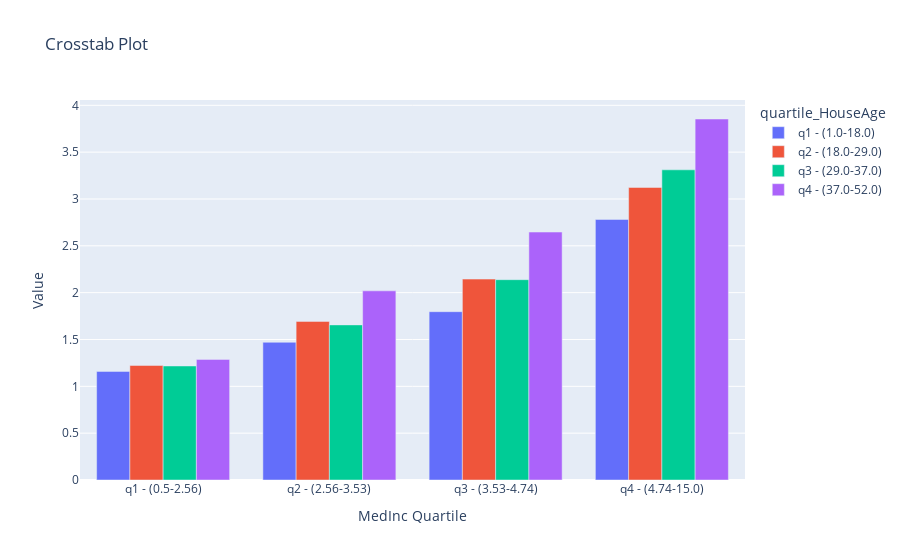

Notebook code cell kept with this figure:
### Code cell
# stack NO

df = ct_mean.reset_index()

# Convierte la tabla a un formato adecuado para Plotly Express
df_plotly = pd.melt(df, id_vars='quartile_MedInc', var_name='quartile_HouseAge', value_name='value')

# Crea un gráfico interactivo con Plotly Express sin apilar las barras
fig = px.bar(df_plotly, x='quartile_MedInc', y='value', color='quartile_HouseAge',
             labels={'quartile_MedInc': 'MedInc Quartile', 'value': 'Value'}, title='Crosstab Plot',
             barmode='group')  # Especifica que no quieres barras apiladas

# Muestra el gráfico
fig.show()

### Figure 1 — Plotly figure (JSON) as saved in the notebook; plotly's stock layout.template omitted (floating-point values rounded to 4 significant figures)
{"data": [{"alignmentgroup": "True", "hovertemplate": "quartile_HouseAge=q1 - (1.0-18.0)<br>MedInc Quartile=%{x}<br>Value=%{y}<extra></extra>", "legendgroup": "q1 - (1.0-18.0)", "marker": {"color": "#636efa", "pattern": {"shape": ""}}, "name": "q1 - (1.0-18.0)", "offsetgroup": "q1 - (1.0-18.0)", "orientation": "v", "showlegend": true, "textposition": "auto", "type": "bar", "x": ["q1 - (0.5-2.56)", "q2 - (2.56-3.53)", "q3 - (3.53-4.74)", "q4 - (4.74-15.0)"], "xaxis": "x", "y": [1.159, 1.47, 1.797, 2.782], "yaxis": "y"}, {"alignmentgroup": "True", "hovertemplate": "quartile_HouseAge=q2 - (18.0-29.0)<br>MedInc Quartile=%{x}<br>Value=%{y}<extra></extra>", "legendgroup": "q2 - (18.0-29.0)", "marker": {"color": "#EF553B", "pattern": {"shape": ""}}, "name": "q2 - (18.0-29.0)", "offsetgroup": "q2 - (18.0-29.0)", "orientation": "v", "showlegend": true, "textposition": "auto", "type": "bar", "x": ["q1 - (0.5-2.56)", "q2 - (2.56-3.53)", "q3 - (3.53-4.74)", "q4 - (4.74-15.0)"], "xaxis": "x", "y": [1.223, 1.693, 2.145, 3.123], "yaxis": "y"}, {"alignmentgroup": "True", "hovertemplate": "quartile_HouseAge=q3 - (29.0-37.0)<br>MedInc Quartile=%{x}<br>Value=%{y}<extra></extra>", "legendgroup": "q3 - (29.0-37.0)", "marker": {"color": "#00cc96", "pattern": {"shape": ""}}, "name": "q3 - (29.0-37.0)", "offsetgroup": "q3 - (29.0-37.0)", "orientation": "v", "showlegend": true, "textposition": "auto", "type": "bar", "x": ["q1 - (0.5-2.56)", "q2 - (2.56-3.53)", "q3 - (3.53-4.74)", "q4 - (4.74-15.0)"], "xaxis": "x", "y": [1.217, 1.656, 2.138, 3.311], "yaxis": "y"}, {"alignmentgroup": "True", "hovertemplate": "quartile_HouseAge=q4 - (37.0-52.0)<br>MedInc Quartile=%{x}<br>Value=%{y}<extra></extra>", "legendgroup": "q4 - (37.0-52.0)", "marker": {"color": "#ab63fa", "pattern": {"shape": ""}}, "name": "q4 - (37.0-52.0)", "offsetgroup": "q4 - (37.0-52.0)", "orientation": "v", "showlegend": true, "textposition": "auto", "type": "bar", "x": ["q1 - (0.5-2.56)", "q2 - (2.56-3.53)", "q3 - (3.53-4.74)", "q4 - (4.74-15.0)"], "xaxis": "x", "y": [1.288, 2.019, 2.647, 3.854], "yaxis": "y"}], "layout": {"autosize": true, "barmode": "group", "legend": {"title": {"text": "quartile_HouseAge"}, "tracegroupgap": 0}, "title": {"text": "Crosstab Plot"}, "xaxis": {"anchor": "y", "autorange": true, "domain": [0, 1], "range": [-0.5, 3.5], "title": {"text": "MedInc Quartile"}, "type": "category"}, "yaxis": {"anchor": "x", "autorange": true, "domain": [0, 1], "range": [0, 4.057], "title": {"text": "Value"}, "type": "linear"}}}
